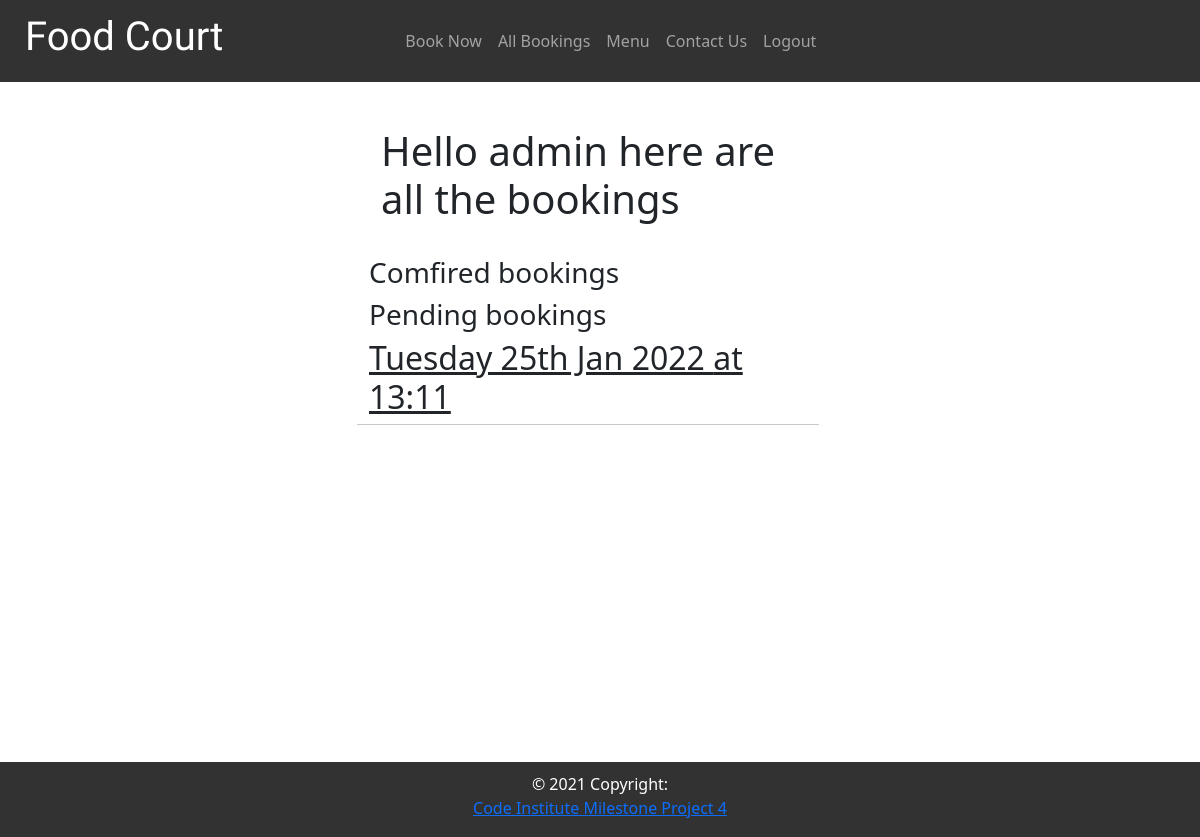
The page /booking/ (signed in) on the database as committed earlier.
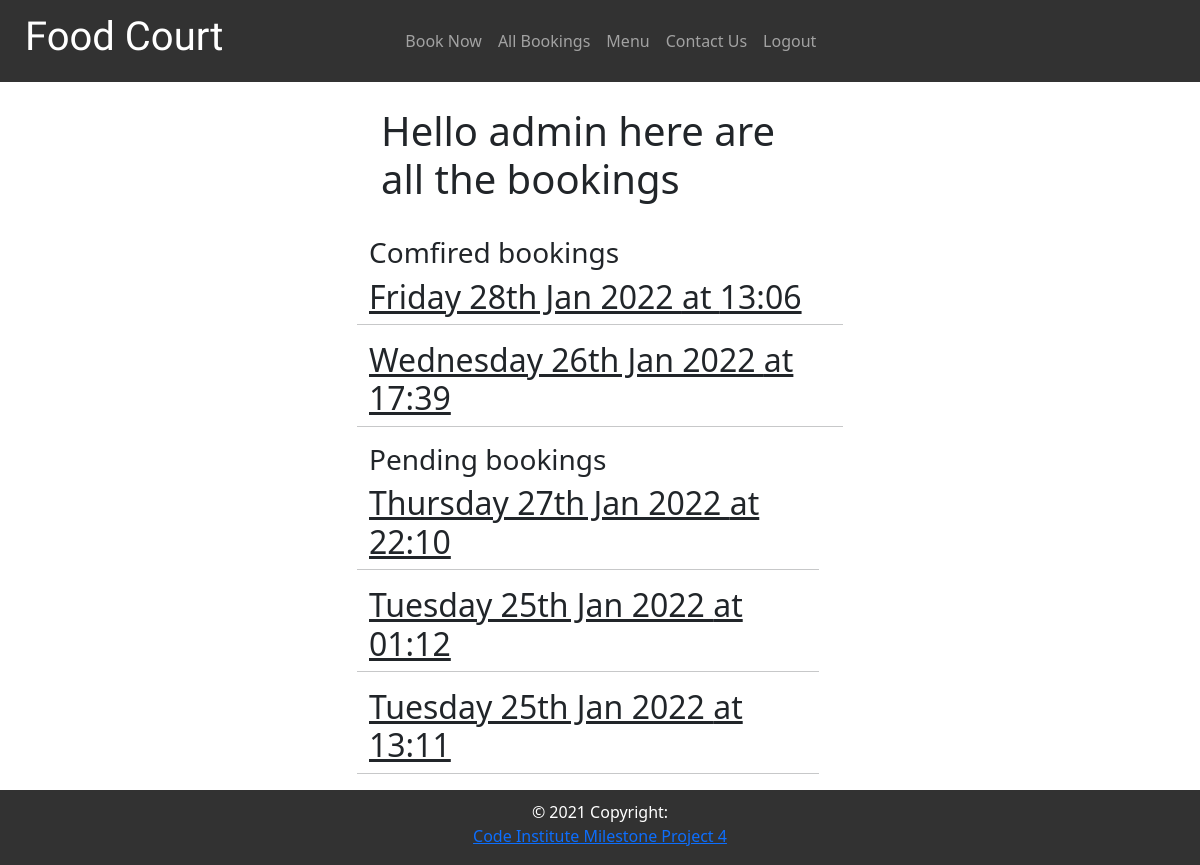
The same page on the database as committed later.
### booking/models.py (models this page shows)
class Book(models.Model):
    used_id = models.ForeignKey(
        User, on_delete=models.CASCADE, related_name="booking_books",
    )
    booked_time = models.TimeField()
    booked_date = models.DateField()
    menu_type = models.IntegerField(choices=TYPE, default=0)
    created_on = models.DateTimeField(auto_now_add=True)
    updated_on = models.DateTimeField(auto_now=True)
    table_num = models.IntegerField(choices=TABLES, default=0)
    guests_num = models.IntegerField(choices=GUESTS)
    status = models.IntegerField(choices=STATUS, default=0)
    class Meta:
        ordering = ["-created_on"]

### booking/views.py (the view)
# urls.py: path('', views.booking, name='booking'),
def booking(request):
    booked = Book.objects.filter(status=1)
    pending = Book.objects.filter(status=0)
    context = {
        'booked': booked,
        'pending': pending
    }
    return render(request, 'booking/booking.html', context)

### booking/templates/booking/booking.html (shortened to what this page needs)
{% extends "base.html" %}
{% block content %}
  <div class="container" id="bookings_container">
    {% if request.user.is_authenticated %}
      {% if user.username == "admin" %}
        <div class="row description">
          <div class="col">
            <h1>Hello {{ user.username}} here are all the bookings </h1>
          </div>
        </div>
        <div class="row">
          <div class="col">
            <div id="booked">
              <h3>Comfired bookings</h3>
              {% for booking in booked %}
                  <div class="row">
                    <div class="col">
                      <h2 class="title">{{ booking.booked_date|date:'l dS M Y' }} at {{ booking.booked_time|date:'H:i' }}</h2>
                    </div>
                    <hr>
                  </div>
              {% endfor %}
          </div>
        </div>
        <div class="row">
          <div class="col">
            <div id="pending">
              <h3>Pending bookings</h3>
                {% for pend in pending %}
                    <div class="row">
                      <div class="col">
                        <h2 class="title">{{ pend.booked_date|date:'l dS M Y' }} at {{ pend.booked_time|date:'H:i' }}</h2>
                      </div>
                      <hr>
                    </div>
                  {% endfor %}
            </div>
          </div>
        </div>
      {% endif %}
    {% endif %}
  </div>
{% endblock %}

Rows that differ between the two databases and show on the page:
added Book: booked_date "Friday 28th Jan 2022", booked_time "13:06", shown under "Comfired bookings"
added Book: booked_date "Wednesday 26th Jan 2022", booked_time "17:39", shown under "Comfired bookings"
added Book: booked_date "Thursday 27th Jan 2022", booked_time "22:10", shown under "Pending bookings"
added Book: booked_date "Tuesday 25th Jan 2022", booked_time "01:12", shown under "Pending bookings"
